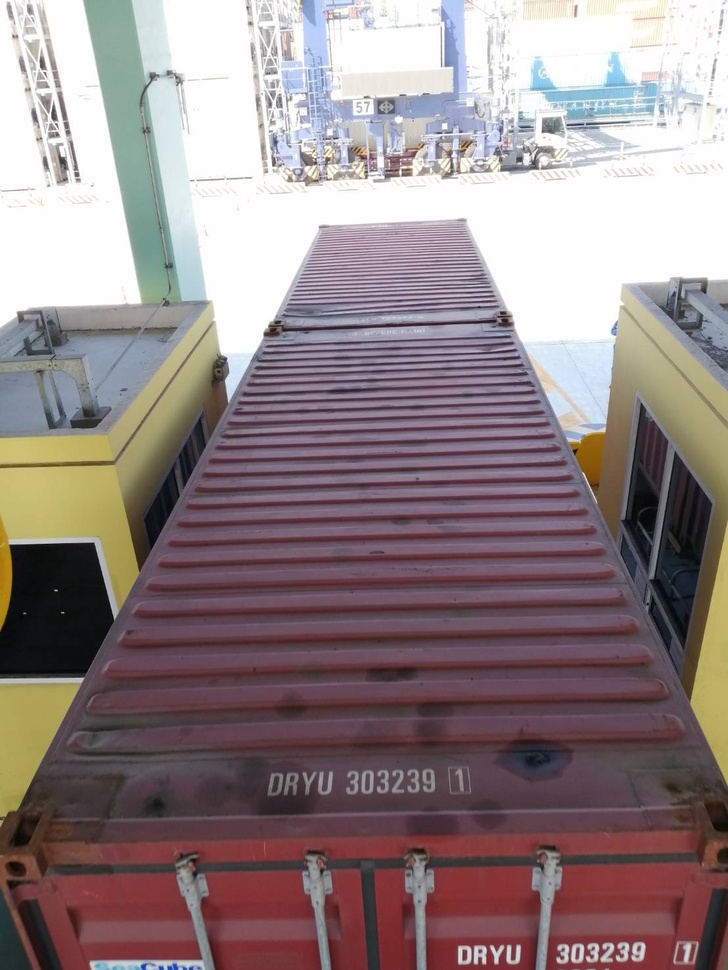
#> input picture images/Top/IMG_4208.JPG, 728 x 970 px, shrunk from 1108 x 1477 before the run, found by its file name
$ python Main.py
#> lines starting #> are read from the running program, lines starting #| are printed output that depends on the picture; after the words box and inside, x2 and y2 are one past the last pixel; in counts of white or black regions, pixels touching at a corner belong together
### src/ObjectPredictation.py
def isHaveContainer(viewType):
    # Conditional with viewType
    return True


def isContainer():
    return True


def isCode():
    return True

### src/Main.py
import cv2 as cv
import MyImageUtils
import ObjectPredictation as op
import numpy as np

# READ IMAGE
image = cv.imread('../images/Top/IMG_4208.jpg')
#> image is the input picture: shape (970, 728, 3); mean B, G, R 132.3, 130.6, 145.8
imCopy = image.copy()
gray = cv.cvtColor(image, cv.COLOR_BGR2GRAY)
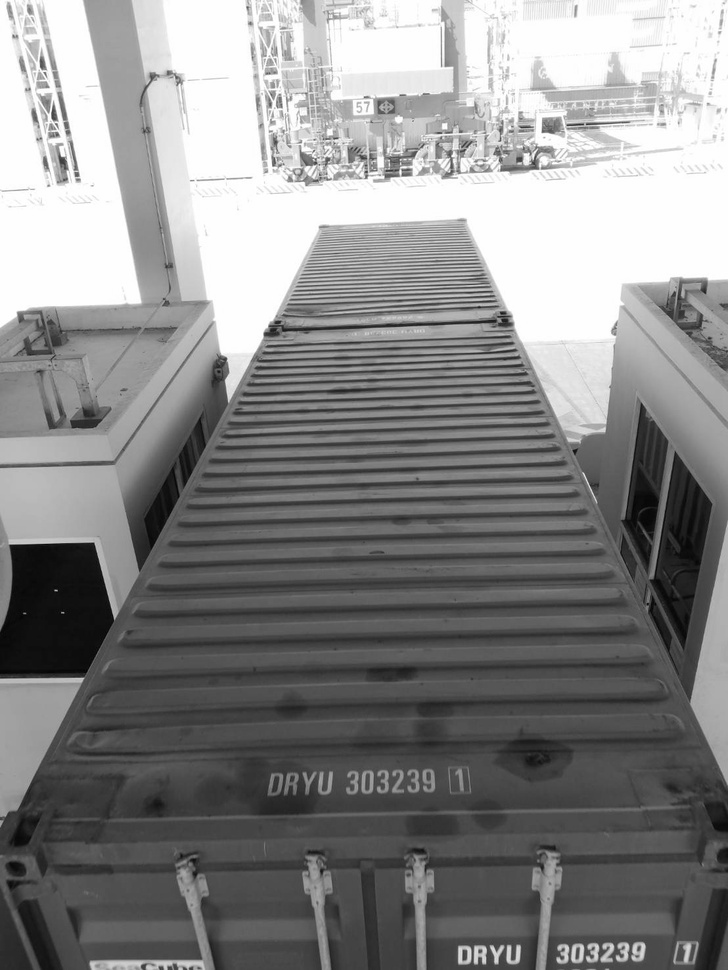
#> gray: shape (970, 728); min 1, max 255, mean 135.4
# IMAGE THRESHOLD
#threshImg = MyImageUtils.getThresholdedImage(gray)
#result, threshImg = cv.threshold(gray, 0, 120, cv.THRESH_OTSU|cv.THRESH_BINARY_INV)
result, threshImg = cv.threshold(gray, 0, 120, cv.THRESH_BINARY)
#> threshImg: shape (970, 728); every value is 120
# EDGE DETECTION
#edges_high_thresh = cv.Canny(gray, 100, 200)
#DILATION
rect_kernel = cv.getStructuringElement(cv.MORPH_RECT, (15, 3))
dilation = cv.dilate(threshImg, rect_kernel, iterations = 1)
cv.imshow('dilation', dilation)
# CONTOUR IMAGE
contours, hierarchy = cv.findContours(dilation, cv.RETR_TREE, cv.CHAIN_APPROX_SIMPLE)
#> contours = [[[0, 0], [0, 969], [727, 969], [727, 0]]]
# Iterate through each contour
for c in contours:
    x, y, w, h = cv.boundingRect(c)
    # Define View Angle TODO
    if True:
        # Define Have Container By View Type TODO
        if op.isHaveContainer('Left'):
            # Define Object Type Before Draw Rectangle TODO
            #if w > 200 and h > 200:
            cv.rectangle(imCopy, (x, y), (x + w, y + h), (255, 0, 0), 2)
            cv.putText(imCopy, 'Test', (x, y + 5), cv.FONT_HERSHEY_SIMPLEX, 1, (255, 0, 0), 2, cv.LINE_AA)
        else:
            cv.putText(imCopy, "don't have container", (100, 100), cv.FONT_HERSHEY_SIMPLEX, 1, (255, 0, 0), 5, cv.LINE_AA)
#> this loop made 1 pass
#> (c, x, y, w, h) on pass 1: ([[0, 0], [0, 969], [727, 969], [727, 0]], 0, 0, 728, 970)
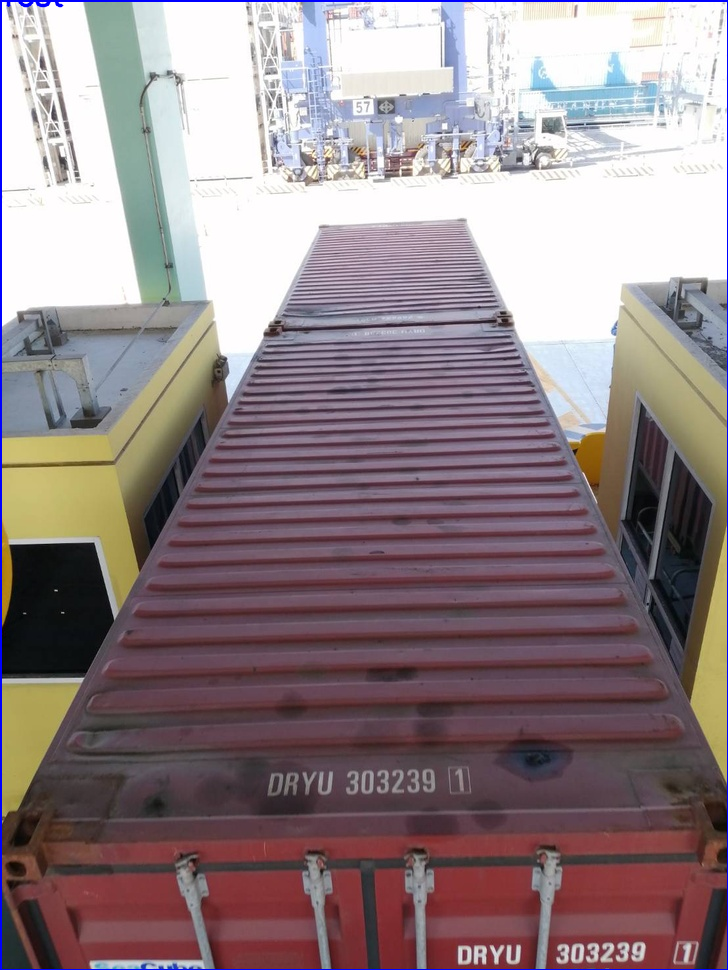
#> imCopy: shape (970, 728, 3); 0.75% of pixels changed, all inside (x1, y1, x2, y2) = (0, 0, 728, 970)
# Show Window
images = np.hstack((gray, dilation))
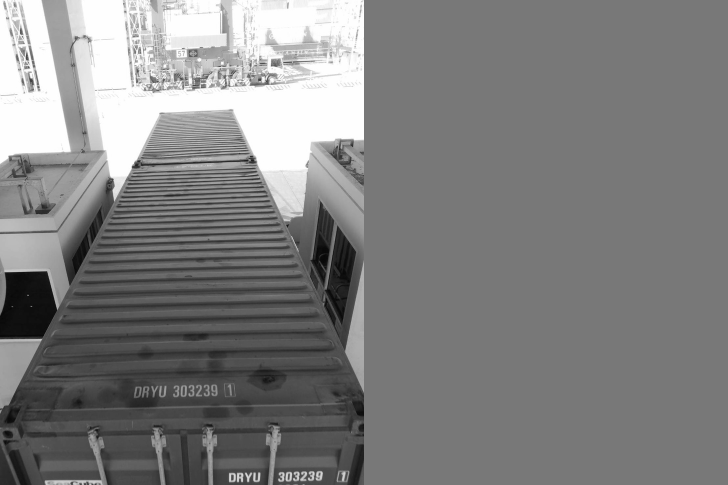
#> images: shape (970, 1456) (shown at 1/2 size); min 1, max 255, mean 127.7
images2 = np.hstack((image, imCopy))
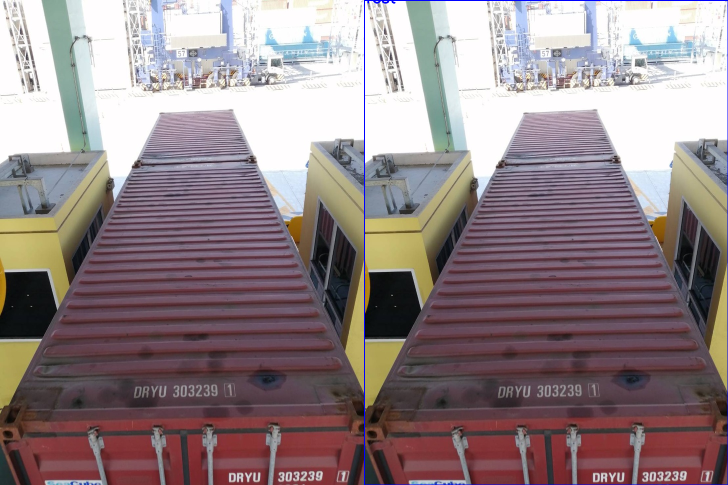
#> images2: shape (970, 1456, 3) (shown at 1/2 size); mean B, G, R 132.6, 130, 145.1
cv.namedWindow('image', cv.WINDOW_NORMAL)
cv.imshow('image', images)
cv.namedWindow('image2', cv.WINDOW_NORMAL)
cv.imshow('image2', images2)
cv.waitKey(0)
cv.destroyAllWindows()

$ run again, with images/Top/IMG_4187 2.JPG copied over images/Top/IMG_4208.JPG
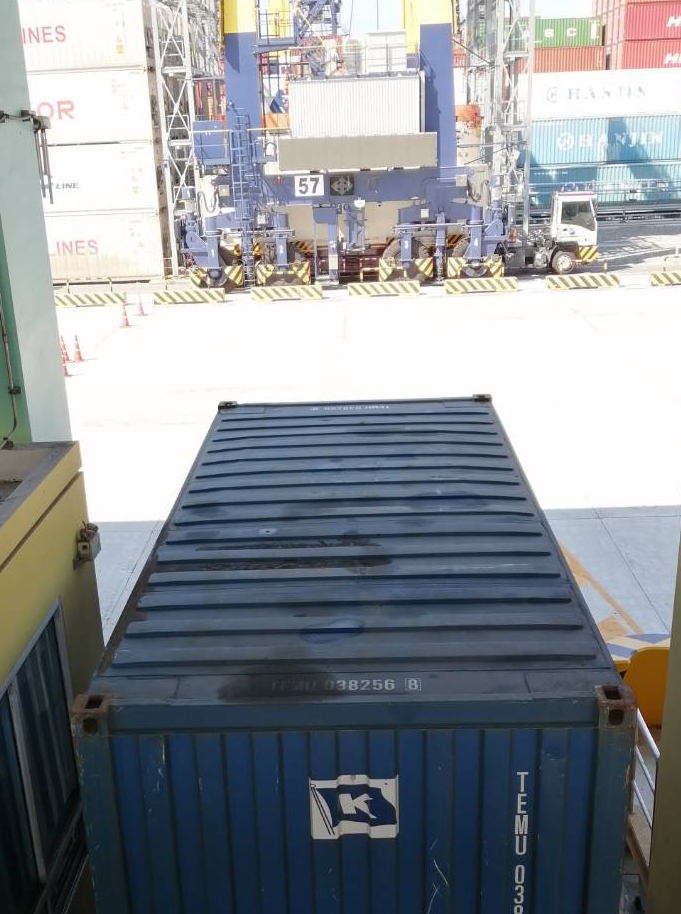
#> input picture images/Top/IMG_4187 2.JPG, 681 x 914 px, found by its file name
#> image is the input picture: shape (914, 681, 3); mean B, G, R 148.3, 142.8, 138.4
#> `result, threshImg = cv.threshold(gray, 0, 120, cv.THRESH_BINARY)`:
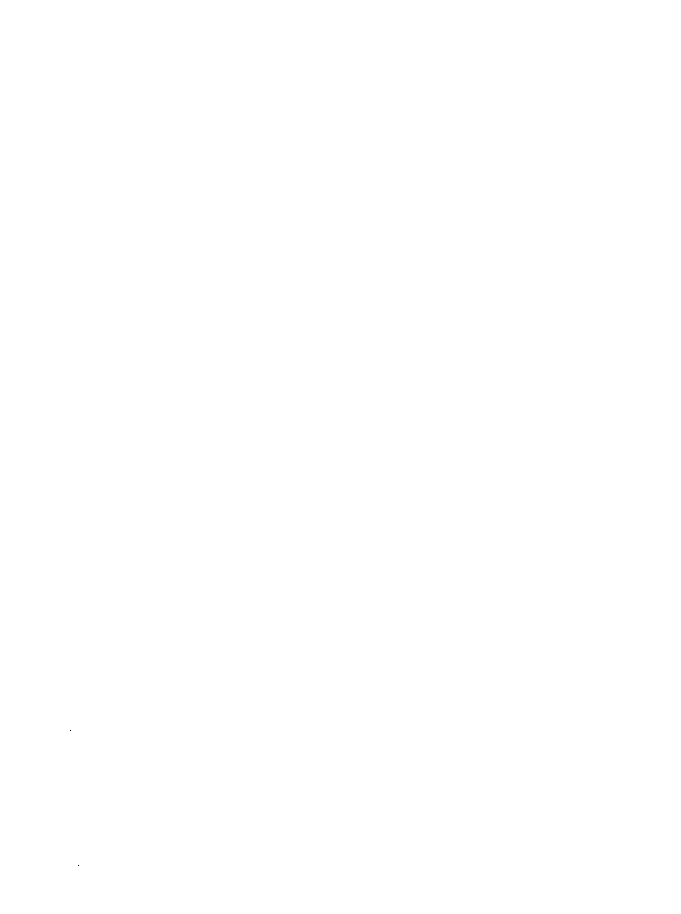
#> threshImg: shape (914, 681); values 0 (black) and 120 (white), 100% white; black in thin lines or dots, all inside (x1, y1, x2, y2) = (70, 730, 79, 866)
#> dilation: shape (914, 681); every value is 120
#> contours = [[[0, 0], [0, 913], [680, 913], [680, 0]]]
#> the loop `for c in contours:` made 1 pass
#> (c, x, y, w, h) on pass 1: ([[0, 0], [0, 913], [680, 913], [680, 0]], 0, 0, 681, 914)
#> `images2 = np.hstack((image, imCopy))`:
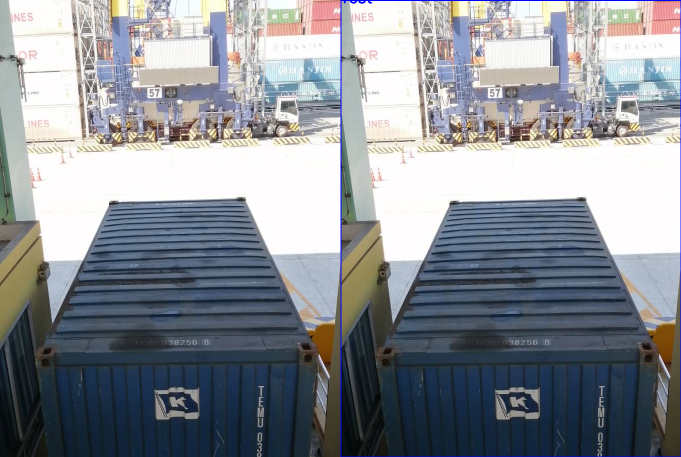
#> images2: shape (914, 1362, 3) (shown at 1/2 size); mean B, G, R 148.7, 142.2, 137.8

$ run again, with images/Top/IMG_4201 2.JPG copied over images/Top/IMG_4208.JPG
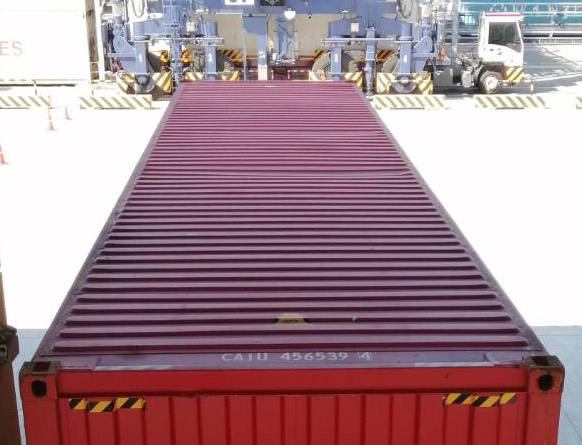
#> input picture images/Top/IMG_4201 2.JPG, 582 x 445 px, found by its file name
#> image is the input picture: shape (445, 582, 3); mean B, G, R 144, 135.1, 165
#> `gray = cv.cvtColor(image, cv.COLOR_BGR2GRAY)`:
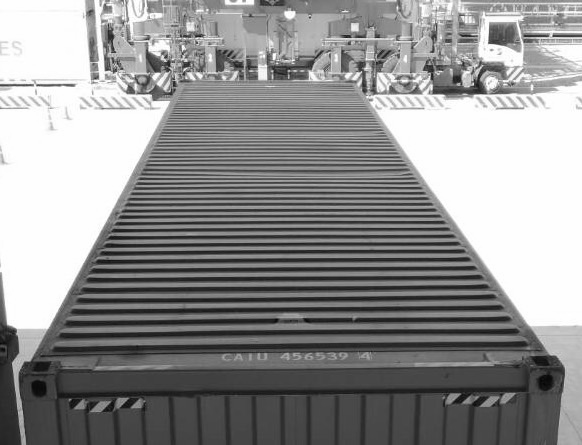
#> gray: shape (445, 582); min 5, max 255, mean 145.1
#> threshImg: shape (445, 582); every value is 120
#> contours = [[[0, 0], [0, 444], [581, 444], [581, 0]]]
#> the loop `for c in contours:` made 1 pass
#> (c, x, y, w, h) on pass 1: ([[0, 0], [0, 444], [581, 444], [581, 0]], 0, 0, 582, 445)
#> `images2 = np.hstack((image, imCopy))`:
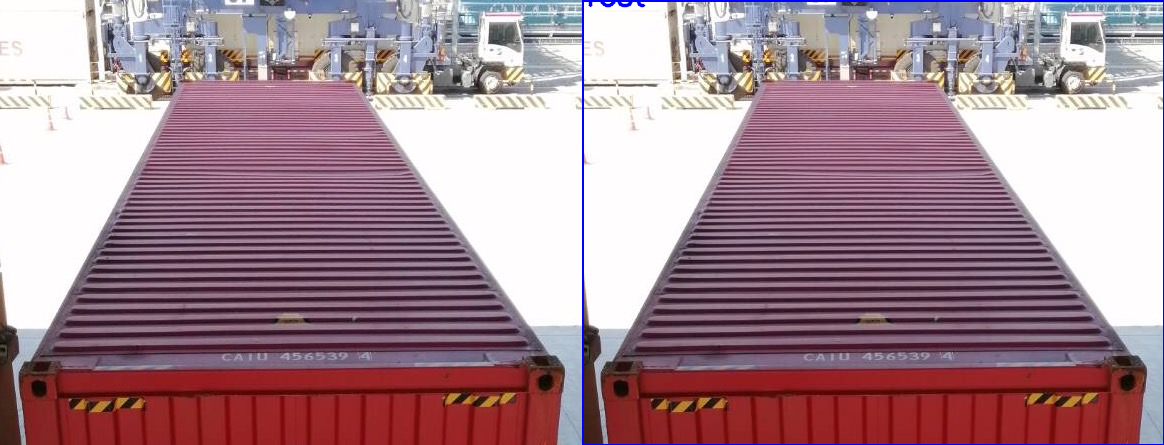
#> images2: shape (445, 1164, 3); mean B, G, R 144.5, 134.1, 163.9

$ run again, with images/Top/IMG_4204 3.jpg copied over images/Top/IMG_4208.JPG
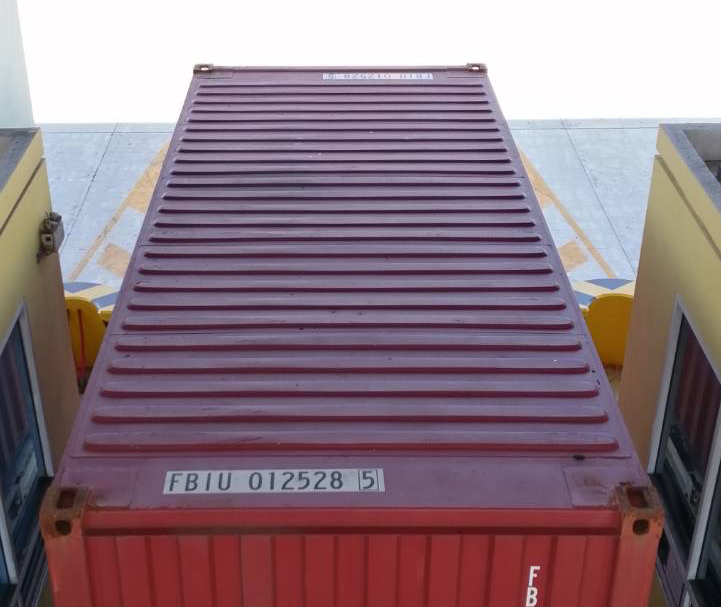
#> input picture images/Top/IMG_4204 3.jpg, 721 x 607 px, found by its file name
#> image is the input picture: shape (607, 721, 3); mean B, G, R 129.7, 119.1, 140.8
#> `gray = cv.cvtColor(image, cv.COLOR_BGR2GRAY)`:
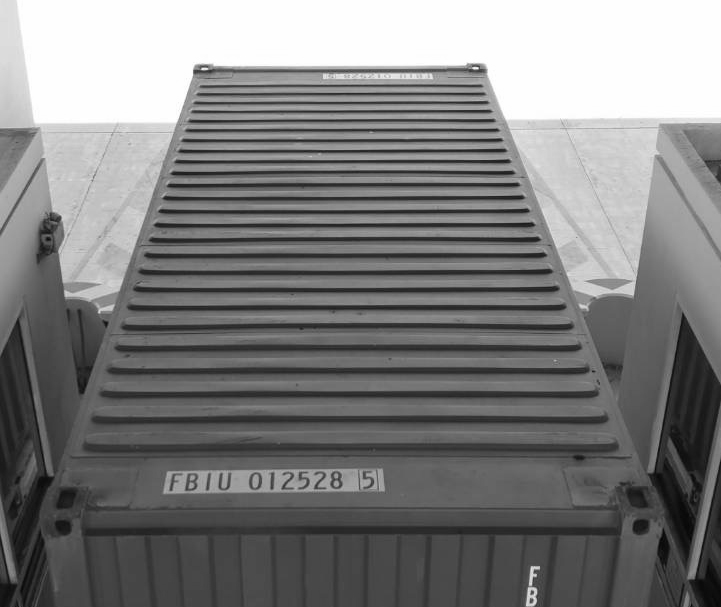
#> gray: shape (607, 721); min 4, max 255, mean 126.8
#> threshImg: shape (607, 721); every value is 120
#> contours = [[[0, 0], [0, 606], [720, 606], [720, 0]]]
#> the loop `for c in contours:` made 1 pass
#> (c, x, y, w, h) on pass 1: ([[0, 0], [0, 606], [720, 606], [720, 0]], 0, 0, 721, 607)
#> `images2 = np.hstack((image, imCopy))`:
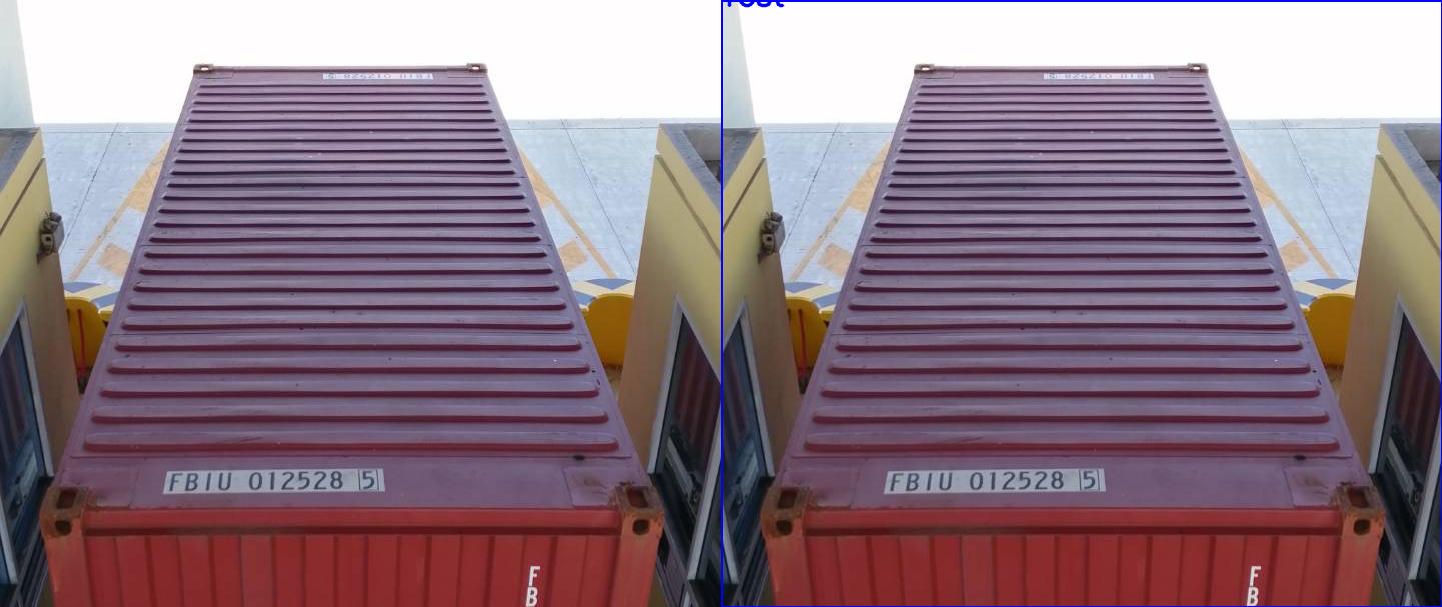
#> images2: shape (607, 1442, 3); mean B, G, R 130.1, 118.3, 140
